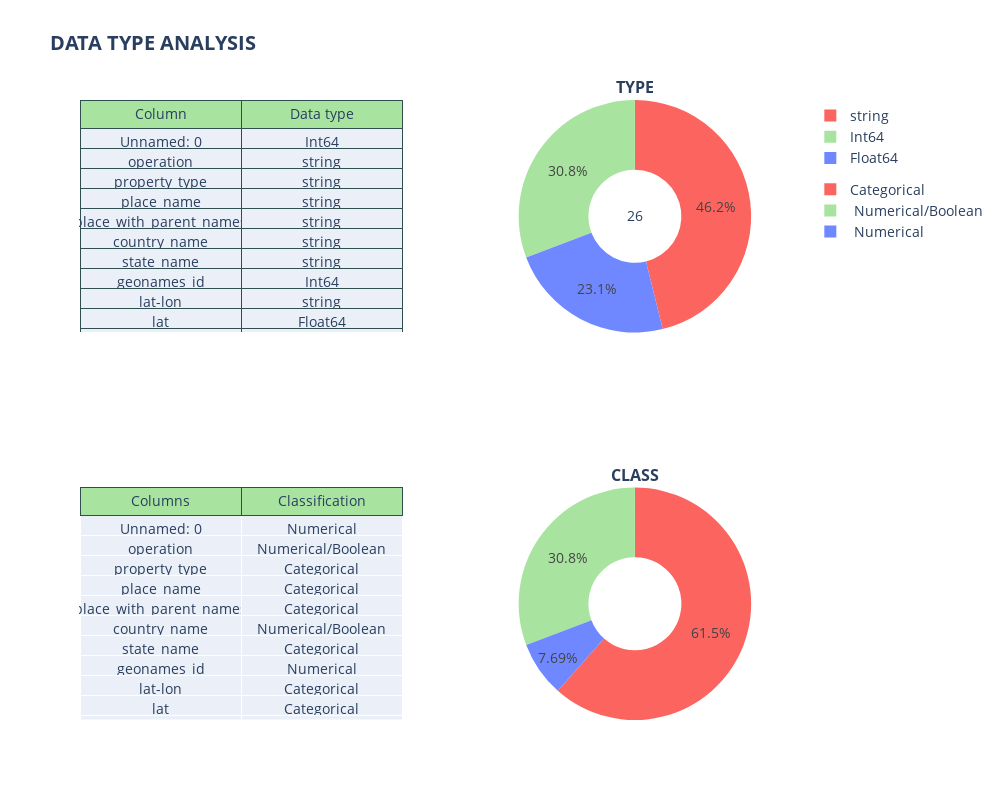

The notebook cell saved with this chart:
### Code cell
table_dtype(df)

### Figure 1 — Plotly figure (JSON) as saved in the notebook; plotly's stock layout.template omitted (floating-point values rounded to 4 significant figures)
{"data": [{"domain": {"x": [0.55, 1], "y": [0.625, 1]}, "hole": 0.4, "labels": ["string", "Int64", "Float64"], "legendgroup": "pie", "marker": {"colors": ["#FC645F", "#A8E4A0", "#7088FF", "#FEB1AF"]}, "textposition": "inside", "title": {"text": "26"}, "type": "pie", "values": [12, 8, 6]}, {"cells": {"line": {"color": "darkslategray"}, "values": [["Unnamed: 0", "operation", "property_type", "place_name", "place_with_parent_names", "country_name", "state_name", "geonames_id", "lat-lon", "lat", "lon", "price", "currency", "price_aprox_local_currency", "price_aprox_usd", "surface_total_in_m2", "surface_covered_in_m2", "price_usd_per_m2", "price_per_m2", "floor", "rooms", "expenses", "properati_url", "description", "title", "image_thumbnail"], ["Int64", "string", "string", "string", "string", "string", "string", "Int64", "string", "Float64", "Float64", "Int64", "string", "Float64", "Float64", "Int64", "Int64", "Float64", "Float64", "Int64", "Int64", "Int64", "string", "string", "string", "string"]]}, "domain": {"x": [0, 0.45], "y": [0.625, 1]}, "header": {"fill": {"color": "#A8E4A0"}, "line": {"color": "darkslategray"}, "values": ["Column", "Data type"]}, "type": "table"}, {"cells": {"values": [["Unnamed: 0", "operation", "property_type", "place_name", "place_with_parent_names", "country_name", "state_name", "geonames_id", "lat-lon", "lat", "lon", "price", "currency", "price_aprox_local_currency", "price_aprox_usd", "surface_total_in_m2", "surface_covered_in_m2", "price_usd_per_m2", "price_per_m2", "floor", "rooms", "expenses", "properati_url", "description", "title", "image_thumbnail"], ["Numerical", "Numerical/Boolean", "Categorical", "Categorical", "Categorical", "Numerical/Boolean", "Categorical", "Numerical", "Categorical", "Categorical", "Categorical", "Numerical", "Categorical", "Categorical", "Categorical", "Numerical", "Numerical", "Categorical", "Categorical", "Numerical", "Numerical", "Numerical", "Categorical", "Categorical", "Categorical", "Categorical"]]}, "domain": {"x": [0, 0.45], "y": [0, 0.375]}, "header": {"fill": {"color": "#A8E4A0"}, "line": {"color": "darkslategray"}, "values": ["Columns", "Classification"]}, "type": "table"}, {"domain": {"x": [0.55, 1], "y": [0, 0.375]}, "hole": 0.4, "labels": ["Categorical", " Numerical/Boolean", " Numerical"], "legendgroup": "pie2", "marker": {"colors": ["#FC645F", "#A8E4A0", "#7088FF", "#FEB1AF"]}, "type": "pie", "values": [16, 8, 2]}], "layout": {"annotations": [{"font": {"size": 16}, "showarrow": false, "text": "<b>TYPE", "x": 0.775, "xanchor": "center", "xref": "paper", "y": 1, "yanchor": "bottom", "yref": "paper"}, {"font": {"size": 16}, "showarrow": false, "text": "<b>CLASS", "x": 0.775, "xanchor": "center", "xref": "paper", "y": 0.375, "yanchor": "bottom", "yref": "paper"}], "font": {"size": 14}, "height": 800, "title": {"text": "<b>DATA TYPE ANALYSIS"}, "width": 1000}}
